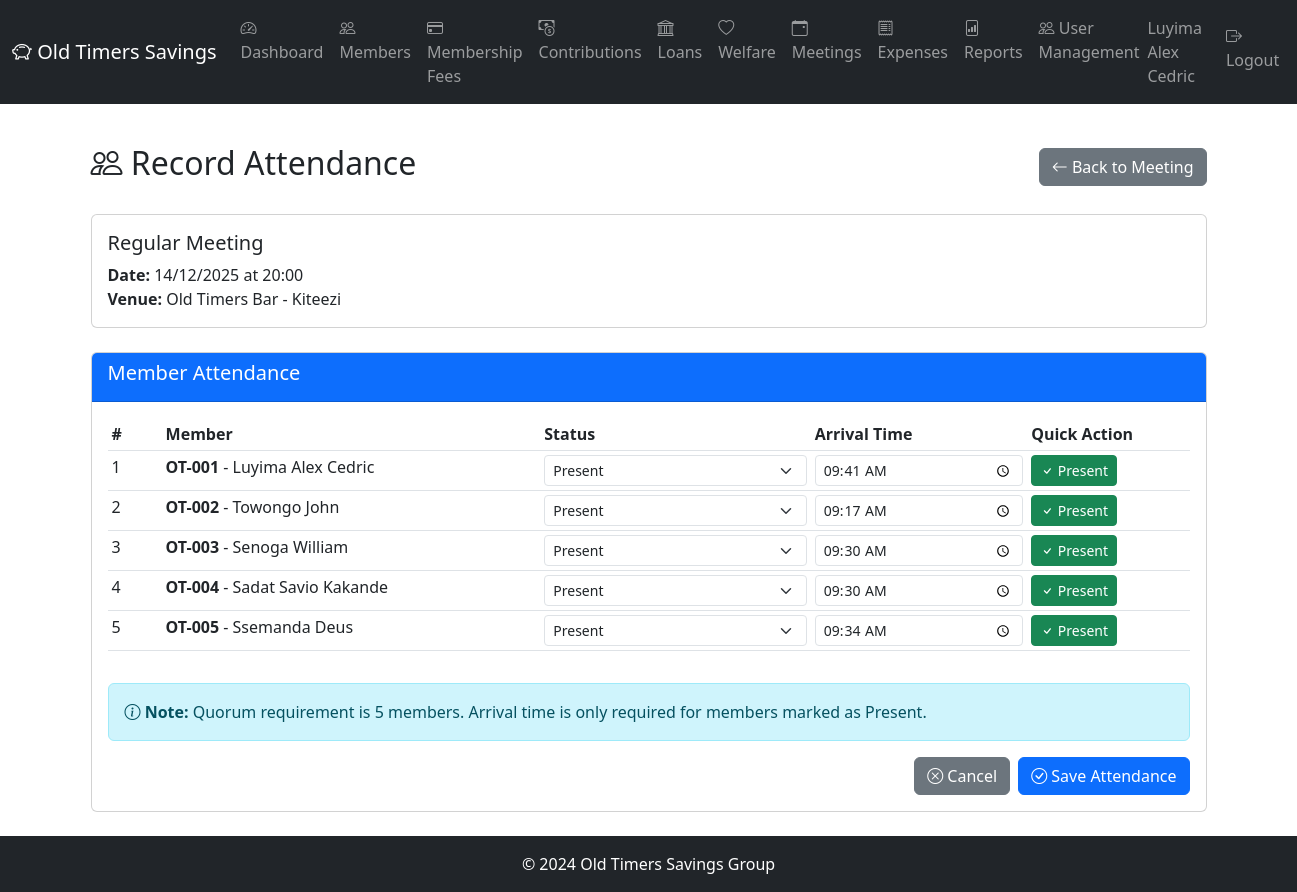
/meetings/1/attendance (signed in), run on the app's committed database.
### app/models/member.py (models this page shows, shortened)
class Member(db.Model):
    __tablename__ = 'members'
    id = db.Column(db.Integer, primary_key=True)
    member_number = db.Column(db.String(10), unique=True, nullable=False)  # OT-001
    full_name = db.Column(db.String(100), nullable=False)
    national_id = db.Column(db.String(20), unique=True)
    date_of_birth = db.Column(db.Date)
    gender = db.Column(db.String(10))  # Male, Female
    phone_primary = db.Column(db.String(20), nullable=False)
    phone_secondary = db.Column(db.String(20))
    email = db.Column(db.String(100))
    physical_address = db.Column(db.Text)
    occupation = db.Column(db.String(100))
    date_joined = db.Column(db.Date, nullable=False)
    membership_fee_paid = db.Column(db.Boolean, default=False)
    membership_fee_date = db.Column(db.Date)
    membership_fee_receipt = db.Column(db.String(20))
    status = db.Column(db.String(20), default='Active')  # Active, Inactive, Suspended, Expelled, Deceased
    total_contributed = db.Column(db.Numeric(15, 2), default=0.00)
    consecutive_months_paid = db.Column(db.Integer, default=0)
    last_contribution_date = db.Column(db.Date)
    qualified_for_benefits = db.Column(db.Boolean, default=False)
    suspension_date = db.Column(db.Date)
    expulsion_date = db.Column(db.Date)
    expulsion_reason = db.Column(db.Text)
    refund_amount = db.Column(db.Numeric(15, 2))
    refund_paid = db.Column(db.Boolean, default=False)
    created_at = db.Column(db.DateTime, default=datetime.utcnow)
    updated_at = db.Column(db.DateTime, default=datetime.utcnow, onupdate=datetime.utcnow)
    created_by = db.Column(db.Integer)
    next_of_kin = db.relationship('NextOfKin', backref='member', lazy='dynamic', cascade='all, delete-orphan')
    contributions = db.relationship('Contribution', backref='member', lazy='dynamic')
    welfare_requests = db.relationship('WelfareRequest', backref='member', lazy='dynamic')
    loans = db.relationship('Loan', backref='member', lazy='dynamic', foreign_keys='Loan.member_id')
    loans_guaranteed1 = db.relationship('Loan', foreign_keys='Loan.guarantor1_id', lazy='dynamic')
    loans_guaranteed2 = db.relationship('Loan', foreign_keys='Loan.guarantor2_id', lazy='dynamic')

### app/models/meeting.py (models this page shows, shortened)
class Meeting(db.Model):
    __tablename__ = 'meetings'
    id = db.Column(db.Integer, primary_key=True)
    meeting_type = db.Column(db.String(20), nullable=False)  # Regular, Emergency, AnnualGeneral
    meeting_date = db.Column(db.Date, nullable=False)
    meeting_time = db.Column(db.Time, nullable=False)
    venue = db.Column(db.String(255), nullable=False)
    agenda = db.Column(db.Text, nullable=False)
    called_by = db.Column(db.Integer, db.ForeignKey('users.id'), nullable=False)
    quorum_met = db.Column(db.Boolean)
    total_attendance = db.Column(db.Integer)
    status = db.Column(db.String(20), default='Scheduled')  # Scheduled, Completed, Cancelled
    notification_sent = db.Column(db.Boolean, default=False)
    notification_sent_date = db.Column(db.DateTime)
    created_at = db.Column(db.DateTime, default=datetime.utcnow)
    updated_at = db.Column(db.DateTime, default=datetime.utcnow, onupdate=datetime.utcnow)
    caller = db.relationship('User', foreign_keys=[called_by])
    attendance_records = db.relationship('Attendance', backref='meeting', lazy='dynamic', cascade='all, delete-orphan')
    minutes = db.relationship('Minutes', backref='meeting', uselist=False)
    action_items = db.relationship('ActionItem', backref='meeting', lazy='dynamic')

class Attendance(db.Model):
    __tablename__ = 'attendance'
    __table_args__ = (
        db.UniqueConstraint('meeting_id', 'member_id', name='uq_meeting_member'),
    )
    id = db.Column(db.Integer, primary_key=True)
    meeting_id = db.Column(db.Integer, db.ForeignKey('meetings.id'), nullable=False)
    member_id = db.Column(db.Integer, db.ForeignKey('members.id'), nullable=False)
    status = db.Column(db.String(20), nullable=False)  # Present, Absent, Excused
    arrival_time = db.Column(db.Time)
    departure_time = db.Column(db.Time)
    notes = db.Column(db.Text)
    recorded_by = db.Column(db.Integer, db.ForeignKey('users.id'), nullable=False)
    created_at = db.Column(db.DateTime, default=datetime.utcnow)
    member = db.relationship('Member')
    recorder = db.relationship('User', foreign_keys=[recorded_by])

### app/routes/meetings.py (the view, shortened to what this page needs)
@meetings.route('/<int:id>/attendance', methods=['GET', 'POST'])
@login_required
@executive_required
def record_attendance(id):
    meeting = Meeting.query.get_or_404(id)
    if meeting.status == 'Cancelled':
        flash('Cannot record attendance for cancelled meeting!', 'warning')
        return redirect(url_for('meetings.view_meeting', id=id))
    members = Member.query.filter_by(status='Active').order_by(Member.member_number).all()
    existing_attendance = {}
    for att in Attendance.query.filter_by(meeting_id=id).all():
        existing_attendance[att.member_id] = att
    return render_template('meetings/attendance.html',
                         meeting=meeting,
                         members=members,
                         existing_attendance=existing_attendance)

### app/models/user.py (called while the page is built)
@login_manager.user_loader
def load_user(user_id):
    return User.query.get(int(user_id))

    def is_super_admin(self):
        return self.role == 'SuperAdmin'

    def is_executive(self):
        return self.role == 'Executive'

### app/templates/meetings/attendance.html (shortened to what this page needs)
{% extends "base.html" %}
{% block content %}
<div class="container py-4">
    <div class="d-flex justify-content-between align-items-center mb-4">
        <h2><i class="bi bi-people"></i> Record Attendance</h2>
        <a href="{{ url_for('meetings.view_meeting', id=meeting.id) }}" class="btn btn-secondary">
            <i class="bi bi-arrow-left"></i> Back to Meeting
        </a>
    </div>
    <div class="card mb-4">
        <div class="card-body">
            <h5>{{ meeting.meeting_type }} Meeting</h5>
            <p class="mb-0">
                <strong>Date:</strong> {{ meeting.meeting_date.strftime('%d/%m/%Y') }} at {{ meeting.meeting_time.strftime('%H:%M') }}<br>
                <strong>Venue:</strong> {{ meeting.venue }}
            </p>
        </div>
    </div>
    <div class="card">
        <div class="card-header bg-primary text-white">
            <h5>Member Attendance</h5>
        </div>
        <div class="card-body">
            <form method="POST" action="{{ url_for('meetings.record_attendance', id=meeting.id) }}">
                <div class="table-responsive">
                    <table class="table table-sm">
                        <thead>
                            <tr>
                                <th width="5%">#</th>
                                <th width="35%">Member</th>
                                <th width="25%">Status</th>
                                <th width="20%">Arrival Time</th>
                                <th width="15%">Quick Action</th>
                            </tr>
                        </thead>
                        <tbody>
                            {% for member in members %}
                            <tr>
                                <td>{{ loop.index }}</td>
                                <td>
                                    <strong>{{ member.member_number }}</strong> - {{ member.full_name }}
                                </td>
                                <td>
                                    <select class="form-select form-select-sm status-select" name="statuses[]" data-row="{{ loop.index }}">
                                        {% set existing = existing_attendance.get(member.id) %}
                                        <option value="Present" {% if existing and existing.status == 'Present' %}selected{% endif %}>Present</option>
                                    </select>
                                </td>
                                <td>
                                    {% set existing = existing_attendance.get(member.id) %}
                                    <input type="time" class="form-control form-control-sm arrival-time"
                                           name="arrival_times[]"
                                           value="{% if existing and existing.arrival_time %}{{ existing.arrival_time.strftime('%H:%M') }}{% endif %}"
                                           data-row="{{ loop.index }}">
                                </td>
                                <td>
                                    <button type="button" class="btn btn-sm btn-success mark-present" data-row="{{ loop.index }}">
                                        <i class="bi bi-check"></i> Present
                                    </button>
                                </td>
                            </tr>
                            {% endfor %}
                        </tbody>
                    </table>
                </div>
                <div class="alert alert-info mt-3">
                    <i class="bi bi-info-circle"></i> <strong>Note:</strong> Quorum requirement is 5 members.
                    Arrival time is only required for members marked as Present.
                </div>
                <div class="d-grid gap-2 d-md-flex justify-content-md-end">
                    <a href="{{ url_for('meetings.view_meeting', id=meeting.id) }}" class="btn btn-secondary">
                        <i class="bi bi-x-circle"></i> Cancel
                    </a>
                    <button type="submit" class="btn btn-primary">
                        <i class="bi bi-check-circle"></i> Save Attendance
                    </button>
                </div>
            </form>
        </div>
    </div>
</div>
{% endblock %}

### app/templates/base.html (shortened to what this page needs)
<!DOCTYPE html>
<html lang="en">
<head>
    <link href="https://cdn.jsdelivr.net/npm/bootstrap@5.3.0/dist/css/bootstrap.min.css" rel="stylesheet">
    <link rel="stylesheet" href="https://cdn.jsdelivr.net/npm/bootstrap-icons@1.10.0/font/bootstrap-icons.css">
</head>
<body>
    {% if current_user.is_authenticated %}
    <nav class="navbar navbar-expand-lg navbar-dark bg-dark">
        <div class="container-fluid">
            <a class="navbar-brand" href="{{ url_for('main.dashboard') }}">
                <i class="bi bi-piggy-bank"></i> Old Timers Savings
            </a>
            <div class="collapse navbar-collapse">
                <ul class="navbar-nav me-auto">
                    <li class="nav-item">
                        <a class="nav-link" href="{{ url_for('main.dashboard') }}">
                            <i class="bi bi-speedometer2"></i> Dashboard
                        </a>
                    </li>
                    {% if current_user.is_super_admin() or current_user.is_executive() or current_user.is_auditor() %}
                    <li class="nav-item">
                        <a class="nav-link" href="{{ url_for('members.list_members') }}">
                            <i class="bi bi-people"></i> Members
                        </a>
                    </li>
                    <li class="nav-item">
                        <a class="nav-link" href="{{ url_for('membership_fees.list_members') }}">
                            <i class="bi bi-credit-card"></i> Membership Fees
                        </a>
                    </li>
                    <li class="nav-item">
                        <a class="nav-link" href="{{ url_for('contributions.list_contributions') }}">
                            <i class="bi bi-cash-coin"></i> Contributions
                        </a>
                    </li>
                    <li class="nav-item">
                        <a class="nav-link" href="{{ url_for('loans.list_loans') }}">
                            <i class="bi bi-bank"></i> Loans
                        </a>
                    </li>
                    <li class="nav-item">
                        <a class="nav-link" href="{{ url_for('welfare.list_requests') }}">
                            <i class="bi bi-heart"></i> Welfare
                        </a>
                    </li>
                    <li class="nav-item">
                        <a class="nav-link" href="{{ url_for('meetings.list_meetings') }}">
                            <i class="bi bi-calendar-event"></i> Meetings
                        </a>
                    </li>
                    <li class="nav-item">
                        <a class="nav-link" href="{{ url_for('expenses.list_expenses') }}">
                            <i class="bi bi-receipt"></i> Expenses
                        </a>
                    </li>
                    {% endif %}
                    <li class="nav-item">
                        <a class="nav-link" href="{{ url_for('reports.reports_index') }}">
                            <i class="bi bi-file-bar-graph"></i> Reports
                        </a>
                    </li>
                    {% if current_user.is_super_admin() %}
                    <li class="nav-item">
                        <a class="nav-link" href="{{ url_for('users.list_users') }}">
                            <i class="bi bi-people"></i> User Management
                        </a>
                    </li>
                    {% endif %}
                </ul>
                <ul class="navbar-nav ms-auto">
                    <li class="nav-item">
                        <span class="navbar-text me-3">
                            {{ current_user.member.full_name }}
                        </span>
                    </li>
                    <li class="nav-item">
                        <a class="nav-link" href="{{ url_for('auth.logout') }}">
                            <i class="bi bi-box-arrow-right"></i> Logout
                        </a>
                    </li>
                </ul>
            </div>
        </div>
    </nav>
    {% endif %}
    <main>
        {% block content %}{% endblock %}
    </main>
    <footer class="bg-dark text-white text-center py-3 mt-auto">
        <p class="mb-0">&copy; 2024 Old Timers Savings Group</p>
    </footer>
</body>
</html>

### app/templates/base.html (style rules this page uses)
body { min-height: 100vh; display: flex; flex-direction: column; }
main { flex: 1; }

### data on the page
Member: member.full_name "Luyima Alex Cedric", member_number "OT-001", full_name "Luyima Alex Cedric"
Meeting: meeting_type "Regular", meeting_date "14/12/2025", meeting_time "20:00", venue "Old Timers Bar - Kiteezi"
Attendance: arrival_time "09:41"
Member: member_number "OT-002", full_name "Towongo John"
Attendance: arrival_time "09:17"
Member: member_number "OT-003", full_name "Senoga William"
Attendance: arrival_time "09:30"
Member: member_number "OT-004", full_name "Sadat Savio Kakande"
Attendance: arrival_time "09:30"
Member: member_number "OT-005", full_name "Ssemanda Deus"
Attendance: arrival_time "09:34"
